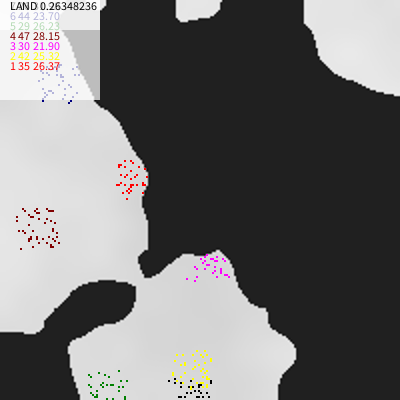
Frame 1 (no input)
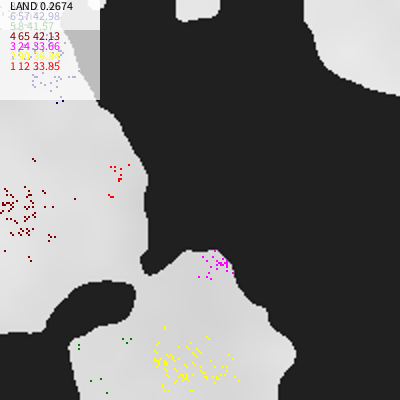
Frame 60 (the mouse pressed at the canvas centre just before this capture)
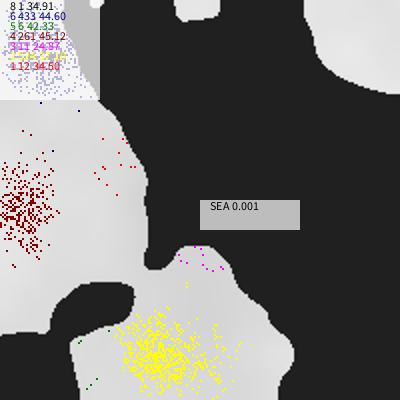
Frame 120 (the mouse held since frame 60 and released just before this capture)

The Processing sketch that drew these frames (run headless with seeded random() and noise(); from frame 60 on, the mouse is pressed at the canvas centre):

// Processing sketch: empire
// ── empire.pde
Map map;
Cell[][] cells;
ArrayList<Colony> colonies = new ArrayList<Colony>();
int mapCounter = 0;
void setup() {
  size(400, 400);

  map = new Map(width / 2, height / 2);
  map.generate();
  cells = new Cell[width / 2][height / 2];

  makeColony(color(255, 0, 0));
  makeColony(color(255, 255, 0));
  makeColony(color(255, 0, 255));
  makeColony(color(128, 0, 0));
  makeColony(color(0, 128, 0));
  makeColony(color(0, 0, 128));
  makeColony(color(0, 0, 0));

  //frameRate(4);
  frameRate(100);
}

void makeColony(color c) {
  int[] coords = map.getLand();
  colonies.add(new Colony(coords[0], coords[1], 50, c));
}

void draw() {
  background(0);
  image(map.map, 0, 0, width, height);
  image(map.food, 0, 0, width, height);

  float y = 10;

  for (Colony col : colonies) {
    for (int i = 0; i < 2; i += 1) {
      col.update();
    }
    col.draw();


    fill(0);
  }
  mapCounter += 1;

  if (mapCounter > REFRESH_MAP_FRAMES) {
    mapCounter = 0;
    map.generate();
  }

  noStroke();
  fill(255, 180);
  rect(0, 0, 100, 100);  
  fill(0);
  for (int i = colonies.size()-1; i >= 0; i -= 1) {
    Colony col = colonies.get(i);
    fill(col.col);
    text(col.id + " " + col.cells.size() + " " + nfc(col.avgStrength, 2), 10, y);
    y += 10;

    if (col.cells.size() == 0) {
      color saveCol = col.col;
      colonies.remove(i);
      makeColony(saveCol);
    }
  }

  int mx = mouseX / 2;
  int my = mouseY / 2;

  FloorType f = map.get(mx, my);
  float food = map.getFood(mx, my);
  noStroke();
  fill(255,180);
  rect(mouseX, mouseY, 100, 30);
  fill(0);
  text(f + " " + food, mouseX+10, mouseY+10);
  
}


void mouseClicked() {
}

// ── Cell.pde
int CELL_ID = 0;
class Cell {
  int x, y;
  boolean alive = true;
  float strength;
  float age;
  boolean disease = false;
  color c;
  float repro;
  float reprothreshold;
  Colony colony;
  final int id;
  {
    CELL_ID += 1;
    id = CELL_ID;
  }

  Cell (int x, int y, color c, Colony colony) {
    this.x = x;
    this.y = y;
    this.c = c;
    repro = 0;
    reprothreshold = random(REPROTHRESH_LOW, REPROTHRESH_HIGH);
    cells[x][y] = this;
    this.colony = colony;
    strength = random(STRENGTH_LOW, STRENGTH_HIGH);
  }

  void reproduce() {
    repro = 0;
    //int cx, cy;

    int[] coords = findEmpty();

    if (coords != null) {
      Cell child = new Cell(coords[0], coords[1], this.c, this.colony);
      child.strength = this.strength;
      
      if (random(1) < CHANCE_STRENGTH_MUTATE) {
        child.strength += random(-STRENGTH_MUTATE, STRENGTH_MUTATE);
      }
      child.reprothreshold = this.reprothreshold;
      if (random(1) < CHANCE_REPRO_MUTATE) {
        child.reprothreshold += random(-REPRO_MUTATE, REPRO_MUTATE);
      }
      child.reprothreshold = constrain(child.reprothreshold, REPROTHRESH_LOW,REPROTHRESH_HIGH);
      child.disease = this.disease;
      
      if (!child.disease && random(1) < CHANCE_DISEASE) {
        child.disease = true;
      } else if (child.disease && random(1) < CHANCE_CURE) {
        child.disease = false;
        
      }

      colony.cells.add(child);
    }
  }

  int hashCode() {
    return id * 11;
  }

  boolean equals(Cell o) {

    return o.id == this.id;
  }

  boolean sameColony(Cell o ) {
    return o.colony.id == this.colony.id;
  }

  int[] findEmpty () {
    int[] coords= null;
    FloorType dst = null;
    boolean found = false;

    for (int xx = x-1; xx <= x+1; xx += 1) {
      if (xx == x) continue;
      for (int yy = y -1; yy < y+1; yy += 1) {
        if (yy == y) continue;
        dst = map.get(xx, yy);
        if (dst == null) continue;
        if (dst == FloorType.LAND) {
          Cell c = cells[xx][yy];
          if (c == null ) {
            coords = new int[2];
            coords[0] = xx;
            coords[1] = yy;
            found = true;
            break;
          } else {
          }
        }
      }
      if (found) break;
    }

    return coords;
  }


  void die() {
    alive = false;
    cells[x][y] = null;
  }


  void move(int newx, int newy) {
    cells[x][y] = null;
    cells[newx][newy] = this;
    x = newx;
    y = newy;
  }

  void update() {
    float food = map.getFood(x,y);
    if (disease) {
      age += DISEASE_AGE_INC;
    } else {
      age += NORMAL_AGE_INC;
    }
    //age += (1 - food) * 10;
    if (food < 0.3) {
      strength *= 1 - map(food, 0, 0.3, 0.01,0.001);
    }
    
    
    repro += 1;
    if (age > strength) {
      die();
    } else {

      if (map.get(x, y) == FloorType.SEA) {
        die();
        return;
      }

      int dir = floor(random(4));
      int dx = x;
      int dy = y;
      FloorType dst = null;
      switch (dir) {
      case 0: //UP
        dy -=1;
        break;
      case 1: //DOWN
        dy += 1;
        break;
      case 2: //LEFT
        dx -= 1;
        break;
      case 3: //RIGHT
        dx += 1;
      }

      if (dy < 0 || dy > map.height-1 || dx < 0 || dx > map.width-1 || (dx == x && dy == y) ) {
        die();
        
      } else {
        Cell c = cells[dx][dy];
        if (c == null) { //not occupied
          dst = map.get(dx, dy);

          if (dst == FloorType.LAND) {
            move(dx, dy);
            if (repro > reprothreshold) reproduce();
          } else {
          }
        } else {
          if (!sameColony(c)) {
            float chance = strength / (c.strength + strength);
            if (random(1) <= chance) {
              c.die();
            } else {
              die();
            }
            //if (c.strength < this.strength) {
            //  c.die();
            //} else {
            //  this.die();
            //}
          }
        }
      }
    }
  }
}

// ── Colony.pde
int COLONY_ID = 0;
class Colony {
  PGraphics image;
  int x, y;
  int startingNum;
  color col;
  ArrayList<Cell> cells = new ArrayList<Cell>();
  final int id;
  {
    COLONY_ID += 1;
    id = COLONY_ID;
  }
  
  int hashCode() {
    return id * 17;
  }
  
  boolean equals(Colony o) {
    return this.id == o.id;
  }
  
  float avgStrength = 0;
  
  

  Colony (int x, int y, int startingNum, color c) {
    //image = createGraphics(map.width, map.height);
    this.col = c;
    for (int i = 0; i < startingNum; i += 1) {
      int xx = x + floor(random(-10,10));
      int yy = y + floor(random(-10,10));
      
      if (!map.occupied(xx,yy) && map.get(xx,yy) == FloorType.LAND) {
        cells.add(new Cell(xx,yy,c, this));
      }
    }
    
  }
  
  void update() {
    avgStrength = 0;
    int count = 0;
    for (int i = cells.size() -1; i >= 0; i -=1 ) {
      Cell c = cells.get(i);
      if (!c.alive) {
        cells.remove(i);
      } else {
        avgStrength += c.strength;
        count += 1;
        c.update();
      }
    }
    avgStrength /= float(count);
  }
  
  void draw() {
    loadPixels();
    
    for (Cell c : cells) {
      //int x = floor(map(c.x, 0, map.width, 0, width));
      //int y = floor(map(c.y, 0, map.height, 0, height));
      for (int xx = c.x * 2; xx < (c.x * 2) + 2; xx += 1) {
        for(int yy = c.y * 2; yy < (c.y * 2) + 2; yy += 1) {
          //pixels[(c.x*2) + (c.y *2) * floor(width)] = col;
          pixels[xx + yy * floor(width)] = col;
        }
      }
      
    }
    updatePixels();
  }
}

// ── Map.pde
enum FloorType {
  LAND, SEA;
}

class Map {
  PGraphics map;
  PGraphics food;
  final float width;
  final float height;
  float zoffset = 0;
  color sea = color(32, 32, 32);
  color land = color(200, 200, 200);


  Map(int w, int h) {
    map = createGraphics(w, h);
    food = createGraphics(w, h);
    this.width = map.width;
    this.height = map.height;
  }

  int[] getLand() {
    int[] coords = null;

    while (coords == null) {
      int xx = floor(random(this.width));
      int yy = floor(random(this.height));

      FloorType f = get(xx, yy);

      if (f == FloorType.LAND && !occupied(xx, yy)) {

        coords = new int[2];
        coords[0] = xx;
        coords[1] = yy;
      }
    }


    return coords;
  }


  float getFood(int x, int y) {
    if (x < 0 || x > this.width -1 || y < 0 || y > this.height - 1) {
      return 0;
    }
    color c = food.get(x, y);
    return map(alpha(c), 0, 255, 0.001,1);
  }

  FloorType get(int x, int y) {
    if (x < 0 || x > this.width -1 || y < 0 || y > this.height - 1) {
      return FloorType.SEA;
    }
    color c = map.get(x, y);
    if (c == land) {
      return FloorType.LAND;
    } else {
      return FloorType.SEA;
    }
  }


  boolean occupied(int x, int y) {
    if (x < 0 || x > this.width -1 || y < 0 || y > this.height - 1) {
      return true;
    } 

    Cell c = cells[x][y];
    return c != null;
  }
  
  float foodXOffset = 0;
  float foodYOffset = 0;
  float foodZOffset = 500;

  void generate() {
    zoffset += 0.01;
    map.beginDraw();
    food.beginDraw();
    map.loadPixels();
    food.loadPixels();
    int xi = 0;
    int yi = 0;
    for (float x = 0; x < this.width; x += 1) {
      xi = floor(x);
      for (float y = 0; y < this.height; y += 1) {
        yi = floor(y);
        float v = noise(x / 100.0, y / 100.0, zoffset);
        float fv = noise((x + foodXOffset) / 100, (y + foodYOffset) / 100.0, zoffset + foodZOffset);

        if (v > 0.45) {
          map.pixels[xi + yi * floor(this.width)] = land;
          food.pixels[xi + yi * floor(this.width)] = color(255, map(fv, 0, 1, 0, 255));
        } else {
          map.pixels[xi + yi * floor(this.width)] = sea;
          food.pixels[xi + yi * floor(this.width)] = color(255, 0);
        }
      }
    }
    food.updatePixels();
    map.updatePixels();
    map.endDraw();
    food.endDraw();
  }
}

// ── globals.pde
final float REPROTHRESH_LOW = 16;
final float REPROTHRESH_HIGH = 50;
final float STRENGTH_LOW = 1;
final float STRENGTH_HIGH = 50;
final float CHANCE_STRENGTH_MUTATE = 0.01;
final float STRENGTH_MUTATE = 0.1;

final float CHANCE_REPRO_MUTATE = 0.01;
final float REPRO_MUTATE = 0.1;
final float CHANCE_DISEASE = 0.01;
final float CHANCE_CURE = 0.00001;
final int REFRESH_MAP_FRAMES = 25;

final float NORMAL_AGE_INC = 1;
final float DISEASE_AGE_INC = 2;
